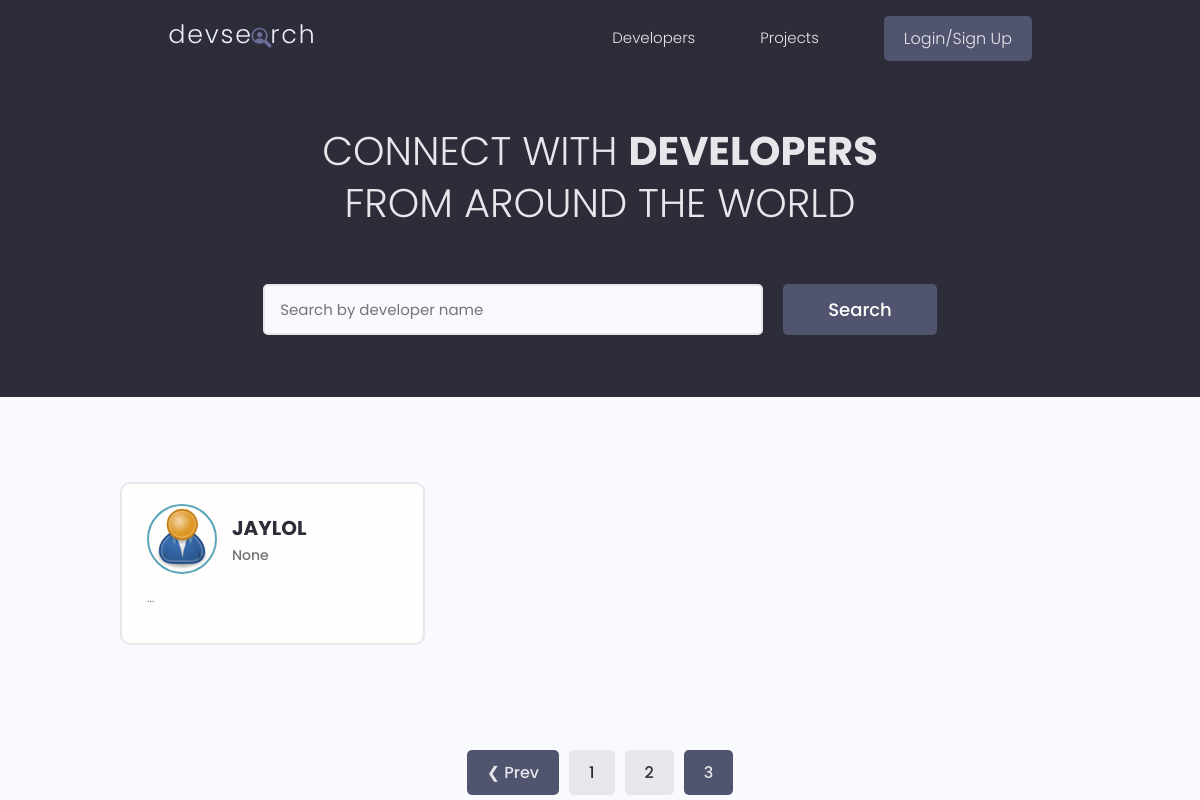
The app's page /?page=3, older data.
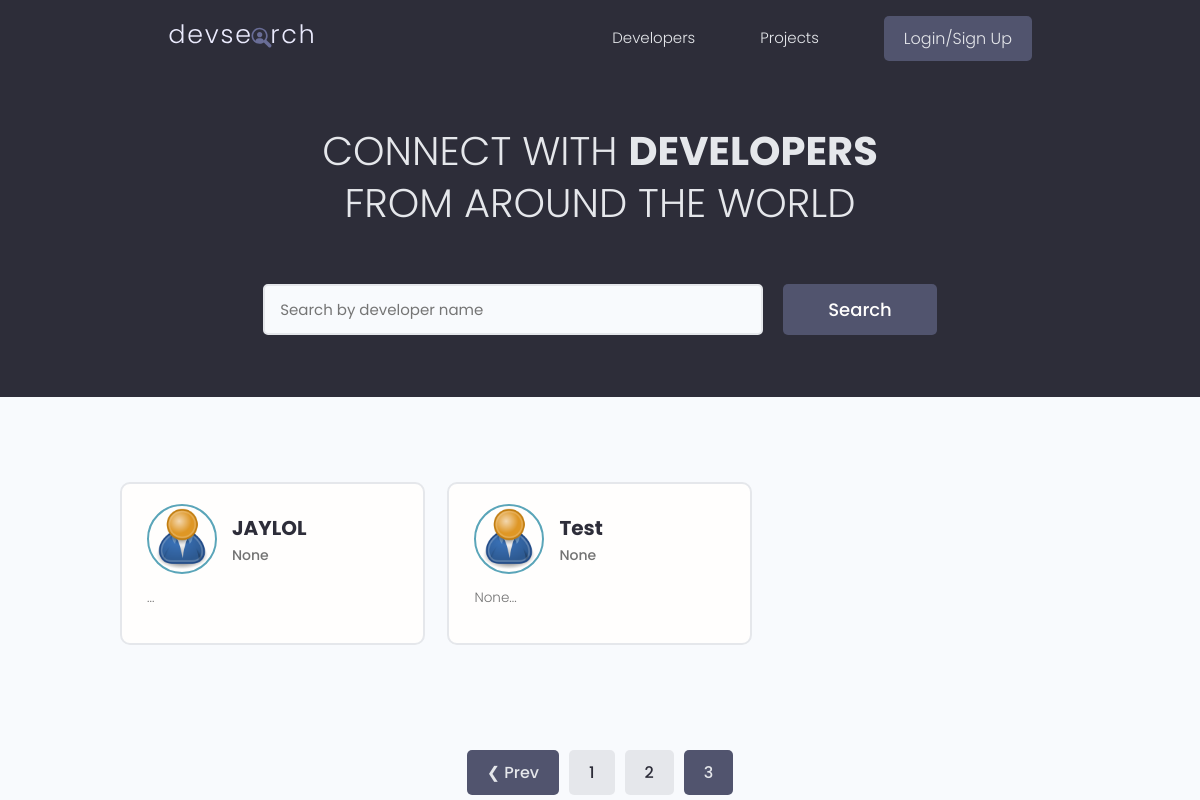
The same page, newer data.
### users/models.py (models this page shows, shortened)
class Profile(models.Model):
    user = models.OneToOneField(User, null=True, blank=True, on_delete=models.CASCADE)
    username = models.CharField(max_length=50, null=True, blank=True)
    location = models.CharField(max_length=50, null=True, blank=True)
    name = models.CharField(max_length=200, null=True, blank=True)
    email = models.EmailField(max_length=200, null=True, blank=True)
    short_intro = models.CharField(max_length=200, null=True, blank=True)
    bio = models.TextField(null=True, blank=True)
    profile_pic = models.ImageField(null=True, blank=True, upload_to='profiles/', default='profiles/user-default.png')
    social_github = models.CharField(max_length=200, null=True, blank=True)
    social_twitter = models.CharField(max_length=200, null=True, blank=True)
    social_linkedin = models.CharField(max_length=200, null=True, blank=True)
    social_youtube = models.CharField(max_length=200, null=True, blank=True)
    social_website = models.CharField(max_length=200, null=True, blank=True)
    created = models.DateTimeField(auto_now_add=True)
    id = models.UUIDField(default=uuid.uuid4, primary_key=True, unique=True, editable=False)

### users/views.py (the view)
# urls.py: path('', views.profiles, name="profiles"),
def profiles(request):
    search_query, profiles = searchProfiles(request)
    profiles, custom_range = paginateProfiles(request, profiles)
    context = {'profiles': profiles, 'search_query': search_query, 'custom_range': custom_range}
    return render(request, 'users/profiles.html', context)

### users/utilities.py (called while the page is built)
def searchProfiles(request):
    search_query = ''
    if request.GET.get('search_query'):
        search_query = request.GET.get('search_query')
    skills = Skill.objects.filter(name__icontains=search_query)
    profiles = Profile.objects.distinct().filter(
        Q(name__icontains=search_query) |
        Q(short_intro__icontains=search_query) |
        Q(skill__in=skills)
    )
    return search_query, profiles

def paginateProfiles(request, profiles):
    page = request.GET.get('page')
    results = 3
    paginator = Paginator(profiles, results)
    try:
        profiles = paginator.page(page)
    except PageNotAnInteger:
        page = 1
        profiles = paginator.page(page)
    except EmptyPage:
        page = paginator.num_pages
        profiles = paginator.page(page)
    leftIndex = int(page) - 4
    if leftIndex < 1:
        leftIndex = 1
    rightIndex = int(page) + 5
    if rightIndex > paginator.num_pages:
        rightIndex = paginator.num_pages + 1
    custom_range = range(leftIndex,rightIndex)
    return profiles, custom_range

### users/templates/users/profiles.html (shortened to what this page needs)
{% extends 'main.html' %}
{% block content %}
<main class="home">
    <section class="hero-section text-center">
      <div class="container container--narrow">
        <div class="hero-section__box">
          <h2>CONNECT WITH <span>DEVELOPERS</span></h2>
          <h2>FROM AROUND THE WORLD</h2>
        </div>
        <div class="hero-section__search">
          <form id="searchForm" class="form" action="" method="get">
            <div class="form__field">
              <input class="input input--text" id="formInput#search" type="text" name="search_query"
                placeholder="Search by developer name" value="{{search_query}}"/>
            </div>
            <input class="btn btn--sub btn--lg" type="submit" value="Search" />
          </form>
        </div>
      </div>
    </section>
    <section class="devlist">
      <div class="container">
        <div class="grid grid--three">
            {% for profile in profiles %}
          <div class="column card">
            <div class="dev">
              <a href="{% url 'user-profile' profile.id %}" class="card__body">
                <div class="dev__profile">
                  <img class="avatar avatar--md" src="{{profile.profile_pic.url}}" alt="image" />
                  <div class="dev__meta">
                    <h3>{{profile.name}}</h3>
                    <h5>{{profile.short_intro}}</h5>
                  </div>
                </div>
                <p class="dev__info">
                 {{profile.bio|slice:"150"}}...
                </p>
              </a>
            </div>
          </div>
          {% endfor %}
        </div>
      </div>
    </section>
    {% include 'pagination.html' with query_set=profiles custom_range=custom_range %}
  </main>
{% endblock %}

Row changes from the older to the newer data that the page shows:
added Profile: profile_pic (placeholder picture), name "Test", short_intro "None", bio "None"
